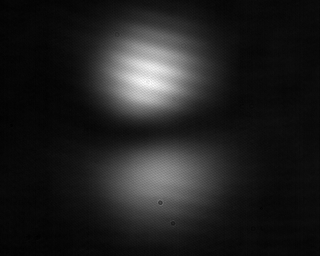
#> input picture 6port/6portleg1.png, 320 x 256 px; its folder holds only this picture in this run
$ python port_figures.py
#> lines starting #> are read from the running program, lines starting #| are printed output that depends on the picture
### tools/recon_dev.py
"""Dev harness: implement the Optics Express reconstruction and measure
fidelity on the real snapshots, iterating params. Not shipped — scratch pad.

Method (Dobias et al., Opt. Express 2026, Sec. 2):
  FFT the raw hologram INTENSITY -> isolate twin sideband (sub-pixel center)
  -> Butterworth low-pass -> IFFT -> complex field ES -> remove quadratic
  phase (defocus) -> LP-mode decomposition -> fidelity = |<ERec,ES>|^2.
"""
import sys, glob, os
import numpy as np
import scipy.ndimage as ndi
sys.path[:0] = ['.', 'lib']
from calebsUsefulFunctions import (generateModes, normalizeIntensity,
                                   modeDecomp, combinedOutput, overlap2FieldsV2,
                                   generatePhaseMask)


def butter_lp(N, D0, order=4):
    y, x = np.ogrid[:N, :N]
    r = np.hypot(y - N // 2, x - N // 2)
    return 1.0 / (1.0 + (r / D0) ** (2 * order))


def recover_field(H, lp_cut=30, lp_order=4, dc_radius=18):
    """Off-axis recovery: FFT intensity, find carrier sub-pixel, demodulate,
    Butterworth low-pass, IFFT -> complex field."""
    H = H.astype(float)
    N = H.shape[0]
    F = np.fft.fftshift(np.fft.fft2(H))
    P = np.abs(F)
    cy, cx = N // 2, N // 2
    yy, xx = np.ogrid[:N, :N]
    Pm = P.copy()
    Pm[np.hypot(yy - cy, xx - cx) <= dc_radius] = 0      # kill DC to find carrier
    py, px = np.unravel_index(int(Pm.argmax()), Pm.shape)
    w = 6                                                 # sub-pixel refine
    sub = Pm[py - w:py + w + 1, px - w:px + w + 1]
    dy, dx = ndi.center_of_mass(sub)
    cyy, cxx = py - w + dy, px - w + dx
    u0, v0 = (cxx - cx) / N, (cyy - cy) / N              # carrier freq (cyc/px)
    Y, X = np.mgrid[0:N, 0:N]
    demod = H * np.exp(-2j * np.pi * (u0 * X + v0 * Y))   # twin -> DC
    Sd = np.fft.fftshift(np.fft.fft2(demod)) * butter_lp(N, lp_cut, lp_order)
    return np.fft.ifft2(np.fft.ifftshift(Sd))


def center_crop_on_beam(ES, size):
    mag = np.abs(ES) ** 2
    cy, cx = ndi.center_of_mass(mag)
    cy, cx = int(round(cy)), int(round(cx))
    N = ES.shape[0]
    y0 = min(max(cy - size // 2, 0), N - size)
    x0 = min(max(cx - size // 2, 0), N - size)
    return ES[y0:y0 + size, x0:x0 + size]


def fidelity(field, modes, num_modes):
    dec = modeDecomp(field, modes, num_modes)
    rec = combinedOutput(modes[:num_modes], dec)
    return abs(overlap2FieldsV2(field, rec)) ** 2, dec


GRID = 100
NUM_MODES = 18
# mode bases at a range of effective FOVs (sets mode-field diameter on the grid)
FOVS = [round(v, 7) for v in np.arange(20e-6, 90e-6, 8e-6)]
PHASES = np.arange(-3, 3.01, 0.5)
LP_CUTS = [22, 30, 40]

mode_cache = {}
def get_modes(fov):
    if fov not in mode_cache:
        m = generateModes(N=GRID, pxz=fov / GRID, coreRadius=17e-6, NA=0.11,
                          wavelength=1.55e-6, rIndex=1.453)
        mode_cache[fov] = m
    return mode_cache[fov]


def best_for(H):
    overall = (0, None)
    for lp in LP_CUTS:
        ES = recover_field(H, lp_cut=lp)
        fld0 = normalizeIntensity(center_crop_on_beam(ES, GRID))
        for fov in FOVS:
            modes = get_modes(fov)
            nm = min(NUM_MODES, modes.shape[0])
            for pf in PHASES:
                fld = normalizeIntensity(fld0 * generatePhaseMask(GRID, pf))
                fid, _ = fidelity(fld, modes, nm)
                if fid > overall[0]:
                    overall = (round(float(fid), 3),
                               dict(lp=lp, fov=fov, phase=round(float(pf), 2), nm=nm))
    return overall


# [6 lines that do not run on import are left out]

### lib/calebsUsefulFunctions.py
# -*- coding: utf-8 -*-
"""
Created on Thu Aug 21 14:57:09 2025

@author: ca109683
"""
import numpy as np
import matplotlib.pyplot as plt
import matplotlib.colors as mcolors
from MMF import MMF
from PIL import Image
import scipy

def fft(x):
    return np.fft.fftshift(np.fft.fft2(x))
def ifft(x):
    return np.fft.ifftshift(np.fft.ifft2(x))

#shorthand for np.sum(np.abs(x)))
def sumAbs(a):
    return np.sum(np.abs(a))

def logAbs(a):
    return np.log10(np.abs(a))


def sumInt(a):
    return np.sum(np.abs(a)**2)

def tupleToInt(a):
    return tuple(int(round(x)) for x in a)

#plots absolute value of a field
# [96 lines left out: functions pltAbs, pltLogAbs, pltInt, pltAngle, cropArray, full_frame and 4 more, not called in this run]

#easy way to output a field given an amount of weights
def combinedOutput(modes, weights):
    """Recompose a field as sum_i modes[i] * weights[i].

    Same result as the original accumulate-in-a-loop version, as one BLAS
    matrix-vector product. The loop allocated a new (N,N) array per mode --
    23 allocations and 23 dispatches for what is a single contraction over the
    mode axis. Only the first len(weights) modes are used, as before.

    As in modeDecomp, the modes are real: contracting complex weights against
    them directly would promote the whole basis to complex128 every call, so
    the real and imaginary parts are contracted separately.
    """
    modes = np.asarray(modes)
    weights = np.asarray(weights)
    n = len(weights)
    M = modes[:n].reshape(n, -1)

    if np.iscomplexobj(weights) and not np.iscomplexobj(M):
        # float64 to match the original, which promoted each complex64 weight
        # to complex128 when multiplying it by a float64 mode.
        wr = weights.real.astype(np.float64)
        wi = weights.imag.astype(np.float64)
        out = (wr @ M) + 1j * (wi @ M)
    else:
        out = weights @ M
    return out.reshape(modes[0].shape)

#outputs an array as percent in a more pretty way, including phase
# [4 lines left out: function asPercent, not called in this run]

#normalizes an array to sum to 1
def normalize(a):
    return a / (np.sum(np.abs(a)))

#normalizes the intensity of an electric field to 1, useful for inner products
def normalizeIntensity(a):
    return a / np.sqrt(np.sum(np.square(np.abs(a))))

#note, this does no normalization
def overlap2Fields(a,b):
    return np.sum(a * np.conj(b))

#This should normalize such that the sum of the squared field is 1.
def overlap2FieldsV2(a,b):
    num = np.sum(a * np.conj(b))
    den1 = np.sqrt(np.sum(np.square(np.abs(a))))
    den2 = np.sqrt(np.sum(np.square(np.abs(b))))
    return num/(den1*den2)

#defaults to no normalization
def modeDecomp(field, modes, numModes):
    """Project a field onto the first numModes modes, normalized as
    overlap2FieldsV2 does: <field, mode> / (||field|| ||mode||).

    Identical to the original loop over overlap2FieldsV2 -- still returns
    complex64 -- but as one BLAS matrix-vector product instead of numModes
    Python-level inner products. That loop was ~63% of reconstruction runtime:
    the arrays are only 128x128, so numpy's per-call dispatch cost dominated
    the arithmetic.

    The LP modes generateModes() produces are real, so the conjugate is a
    no-op on them; the complex branch is kept for correctness if that changes.

    Three details matter for speed, all measured on the real (23, 128, 128)
    basis, and none of them change the result:
      * M is real, so ``M @ f`` on a complex f would promote M to complex128 --
        a 3 MB temporary per call. Two real GEMVs on f.real/f.imag: 188 vs 411 us.
      * ``np.linalg.norm(f)`` costs 366 us on a 16k complex vector;
        ``sqrt(vdot(f, f).real)`` is the same value via one BLAS dot: 3.7 us.
      * ``np.linalg.norm(M, axis=1)`` is 181 us; the einsum form is 78 us.
    """
    modes = np.asarray(modes)
    M = modes[:numModes].reshape(numModes, -1)
    f = np.asarray(field).ravel()

    # ||mode|| is 1.0 for a generateModesByDiameter basis, but do not assume it:
    # a caller may pass an unnormalized basis, and the original divided by it.
    if np.iscomplexobj(M):
        num = M.conj() @ f
        mode_norm = np.sqrt(np.einsum('ij,ij->i', M.real, M.real)
                            + np.einsum('ij,ij->i', M.imag, M.imag))
    else:
        num = (M @ f.real) + 1j * (M @ f.imag) if np.iscomplexobj(f) else M @ f
        mode_norm = np.sqrt(np.einsum('ij,ij->i', M, M))

    field_norm = np.sqrt(np.vdot(f, f).real)
    return (num / (mode_norm * field_norm)).astype(np.complex64)


#squares values but retains relative phase.  Useful for describing relative intensities
def intWithPhase(a):
    return np.square(np.abs(a))*np.exp(1j*np.angle(a))

#Rolls a matrix with wraparound.
# [4 lines left out: function rollMatrix, not called in this run]

#Creates a quadratic phase mask
def generatePhaseMask(N = 50, phaseFactor = 1):
    if phaseFactor == 0:
        return np.ones((N,N))
    X,Y = np.meshgrid(np.arange(1, N+1) - (N/2 + 1),
                      np.arange(1, N+1) - (N/2 + 1))
    quadraticPhase = np.exp(1j *phaseFactor * ((X)**2 + (Y)**2)/N)
    return quadraticPhase

#applys a quadratic phase mask to a field, perhaps should combine with "generatePhaseMask"
def applyQuadraticPhase(field,phaseFactor = 1):
    quadraticPhase = generatePhaseMask(field.shape[0],phaseFactor)
    return field * quadraticPhase

#generates LP modes, N is output matrix diameter, pxz is pixel width in m,
#coreRadius is fiber radius, NA is Numerical Aperture, wavelength is in m,
#rIndex is refractive index
def generateModes(N=50, pxz = 70e-6/50,coreRadius = 25e-6, NA =.11,
                  wavelength = 1575e-9, rIndex=1.453):
    F1 = MMF(coreRadius, NA, pxz, N) #Generate multimode fiber object
    modes = F1.modes2(wavelength, rIndex) #Generate mode set at wavelength
    modes = modes/np.sqrt(np.sum(np.square(np.abs(modes[0]))))#normalize
    return modes

#generates a 2D circular mask, ones in the middle, zeros on the outside
# [6 lines left out: function generateMask, not called in this run]

#returns index of maximum of array
def getMaxIndex(field):
    return np.unravel_index(np.argmax(field), field.shape)

#returns the centroid of a matrix that is blurred with a circle the size of maskSize
# [274 lines left out: functions getBlurredCentroid, filterForQuadrant, findCentroid, filterDCComponents, generateModesByDiameter, decompAndRecomp and 8 more, not called in this run]

### lib/MMF.py
# -*- coding: utf-8 -*-
"""
Created on Mon Mar 10 14:51:18 2025

@author: Miguel Bandres
"""
import numpy as np
import math
from scipy.special import jv, kv  # Bessel functions
from scipy.optimize import fsolve
import warnings

#cartesian units to polar units
def cart2pol(x: float, y: float) -> tuple[float]:
    theta = np.arctan2(y,x); rho = np.sqrt(x**2+y**2)
    return(theta,rho)

#outputs laguerre coefficients to the nth term with alpha
# [24 lines left out: functions laguerre_coef, LP_mode, not called in this run]

def LP_mismatch(coreRadius, nCore, nCladding, wavelength, order, u):
    k = 2 * np.pi / wavelength # Wavenumber
    beta = np.sqrt(k**2 * nCore**2 - (u / coreRadius) ** 2) # Beta value
    w = coreRadius * np.sqrt(beta**2 - k**2 * nCladding**2) # w value (cladding)
    coreTerm = jv(order, u) / (u * jv(order - 1, u)) # Core function
    claddingTerm = kv(order, w) / (w * kv(order - 1, w)) # Cladding function
    residual = coreTerm + claddingTerm # Calculate mismatch
    return residual

def GET_LP_mode(X, Y, order, u, w, coreRadius):

    dx = abs(X[0, 0] - X[0, 1])
    dy = abs(Y[0, 1] - Y[1, 1])

    # Convert to polar coordinates
    angle, rad = np.arctan2(Y, X), np.sqrt(X**2 + Y**2)

    # Initialize mode profiles
    modeCos = np.zeros_like(X)
    modeSin = np.zeros_like(X)

    # Calculate the cos and sin terms
    cosTerm = np.cos(order * angle)
    sinTerm = np.sin(order * angle)

    # Compute core and cladding functions
    coreBessel = jv(order, (u / coreRadius) * rad) / jv(order, u)
    claddingBessel = kv(order, (w / coreRadius) * rad) / kv(order, w)

    # Define core and cladding regions
    inCore = rad <= coreRadius
    inCladding = rad > coreRadius

    # Compute mode profiles
    modeCos[inCore] = coreBessel[inCore] * cosTerm[inCore]
    modeSin[inCore] = coreBessel[inCore] * sinTerm[inCore]

    modeCos[inCladding] = claddingBessel[inCladding] * cosTerm[inCladding]
    modeSin[inCladding] = claddingBessel[inCladding] * sinTerm[inCladding]

    # Normalize to total energy of 1
    normCos = np.sqrt(np.sum(modeCos**2) * dx * dy)
    normSin = np.sqrt(np.sum(modeSin**2) * dx * dy)

    modeCos /= normCos if normCos != 0 else 1
    modeSin /= normSin if normSin != 0 else 1

    # Handle NaN values
    modeCos = np.nan_to_num(modeCos)
    modeSin = np.nan_to_num(modeSin)

    return modeCos, modeSin

# %% CLASSES

class MMF():
    def __init__(self, coreRadius: float, numAperture: float,
                 pixelSize: float=1e-6, pixelNumber: float=512):
        warnings.filterwarnings("ignore")
        self.r_core = coreRadius
        self.NA = numAperture
        self.pxz = pixelSize #Sampling distance of array
        self.N = pixelNumber #Number of pixels to be used for array

        xx = np.arange(-0.5*self.N,0.5*self.N)*self.pxz; yy = xx; # axis
        [self.XX,self.YY] = np.meshgrid(xx,yy);
        [self.theta,self.radius] = cart2pol(self.XX,self.YY);  # axis
        self.MDS = {}


    # approximate solutions from Daniel
    # [36 lines left out: function modes, not called in this run]

    # "exact" solutions from Dr. Bandres
    def modes2(self, wavelength: float, nCore=1.453, figNum=0) -> list[np.ndarray]:
        flag_Order = True
        k = 2*np.pi/wavelength
        nCladding = np.sqrt(nCore**2 - self.NA**2)
        V = self.r_core*self.NA*(2*np.pi/(wavelength))

        nu = 5000
        u = np.linspace(0, V - 0.001, nu)

        coreTerm = np.zeros(nu)
        claddingTerm = np.zeros(nu)
        signChange = np.zeros(nu)


        # Initialize variables
        order = 0
        LP = []  # List to store mode solutions

        while True:
            #print('Order:', order)
            # Beta value
            beta = np.sqrt(k**2 * nCore**2 - (u / self.r_core) ** 2)

            # w value (cladding)
            w = self.r_core * np.sqrt(beta**2 - k**2 * nCladding**2)

            # Core function
            coreTerm = jv(order, u) / (u * jv(order - 1, u))

            # Cladding function
            claddingTerm = kv(order, w) / (w * kv(order - 1, w))

            # Compute result
            Res = coreTerm + claddingTerm

            # Detect sign changes
            signChange = (np.sign(Res[1:]) != np.sign(Res[:-1])) * (Res[1:] > Res[:-1])
            coarseSolutions = np.where(signChange)[0] + 1

            # Find exact solutions using root-finding
            for iSolution in range(len(coarseSolutions)):
                minRange = u[coarseSolutions[iSolution] - 1]
                maxRange = u[coarseSolutions[iSolution]]

                # Find the exact root
                u_solution = fsolve(LP_mismatch, [minRange, maxRange], (self.r_core, nCore, nCladding, wavelength, order))[0]

                LP.append({
                    'u': u_solution,
                    'l': order,
                    'beta': np.sqrt(k**2 * nCore**2 - (u_solution / self.r_core)**2),
                    'w': np.sqrt(V**2 - u_solution**2),
                    'm': iSolution
                })

            if len(coarseSolutions) == 0:
                break  # Stop if no solutions found

            # Move to the next order
            order += 1

        # Remove the first empty entry if necessary
        # if len(LP) > 0:
        #     LP.pop(0)

        # Calculate total number of modes
        totalNumModes = len(LP) + sum(1 for mode in LP if mode['l'] > 0)

        print(f'Found {totalNumModes} LP modes ({sum(1 for mode in LP if mode["l"] > 0) * 2} angular momentum modes).')

        mfd = 2*self.r_core*( 0.65 + 1.619/V**(3/2) + 2.879/V**6 )


        if flag_Order:
            LP = sorted(LP, key=lambda x: -x["beta"])


        MDS = []
        counter = 0

        for lp in LP:
            mC, mS = GET_LP_mode(self.XX,self.YY, lp["l"], lp["u"], lp["w"], self.r_core)

            # Store cosine component
            MDS.append(mC)
            counter += 1

            # Store sine component if l ≠ 0
            if lp["l"] != 0:
                MDS.append(mS)
                counter += 1

        MDS = np.asarray(MDS[:36])
        #print(MDS.shape)
        self.MDS[f'{wavelength}'] = MDS
        # if figNum:
        #     montage(MDS, figNum)
        return(MDS)

### tools/port_figures.py
"""Full analysis figures for the 6port/7port datasets.
Per leg: raw hologram | recovered |E| | recovered phase | reconstructed |E| | mode power.
Plus one fidelity-vs-leg summary per port. Saves PNGs to analysis_output/."""
import sys, os, glob
import numpy as np
import matplotlib
matplotlib.use('Agg')
import matplotlib.pyplot as plt
from PIL import Image

sys.path[:0] = ['.', 'lib', 'tools']
from recon_dev import (recover_field, center_crop_on_beam, get_modes,
                       best_for, GRID, NUM_MODES)
from calebsUsefulFunctions import (normalizeIntensity, modeDecomp,
                                    combinedOutput, generatePhaseMask)

OUT = 'analysis_output'
os.makedirs(OUT, exist_ok=True)


def load_png(path):
#> called with path = '6port/6portleg1.png'
    H = np.asarray(Image.open(path), dtype=float)   # 16-bit raw, NO convert('L')
    H = np.nan_to_num(H)
    s = min(H.shape)
#> s = 256
    y0, x0 = (H.shape[0] - s) // 2, (H.shape[1] - s) // 2
#> y0 = 0; x0 = 32
    return H[y0:y0 + s, x0:x0 + s]
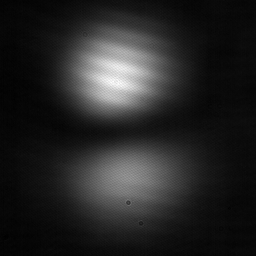
#> returned value: shape (256, 256) float64; min 7716, max 40692, mean 12637.2; drawn with min black and max white


def analyze(H):
    fid, p = best_for(H)                             # sweep -> best params
#> the loop in best_for, `for lp in LP_CUTS:` made 3 passes
#> (py in recover_field, px in recover_field, cyy in recover_field, cxx in recover_field, u0 in recover_field, v0 in recover_field) on pass 1: (37, 214, 37.77, 214.2, 0.337, -0.352)
#> pass 1, in center_crop_on_beam, `mag = np.abs(ES) ** 2`:
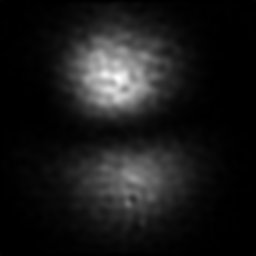
#> mag: shape (256, 256) float64; min 0.00148, max 317676.7, mean 31674.2; drawn with min black and max white
#> pass 1, in generatePhaseMask (call 2), `X,Y = np.meshgrid(np.arange(1, N+1) - (N/2 + 1), np.arange(1, N+1) - (..`:
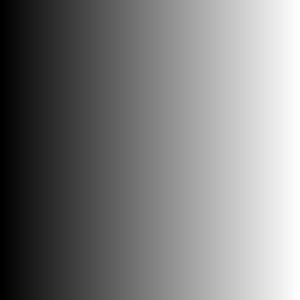
#> X: shape (100, 100) float64 (shown 3 times larger); min -50, max 49, mean -0.5; drawn with min black and max white
#> pass 1, in generatePhaseMask (call 2), `X,Y = np.meshgrid(np.arange(1, N+1) - (N/2 + 1), np.arange(1, N+1) - (..`:
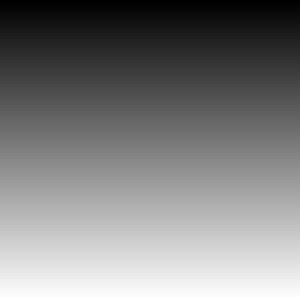
#> Y: shape (100, 100) float64 (shown 3 times larger); min -50, max 49, mean -0.5; drawn with min black and max white
    ES = recover_field(H, lp_cut=p['lp'])
#> call 4 of recover_field, with lp_cut = 22, lp_order = 4, dc_radius = 18
#> in recover_field (call 4), `Pm[np.hypot(yy - cy, xx - cx) <= dc_radius] = 0`:
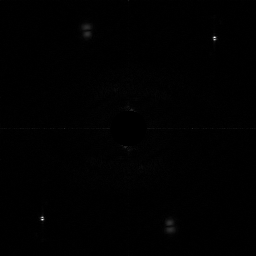
#> Pm: shape (256, 256) float64; min 0, max 6325056, mean 36982.2; drawn with min black and max white
    fld = normalizeIntensity(center_crop_on_beam(ES, GRID))
    fld = normalizeIntensity(fld * generatePhaseMask(GRID, p['phase']))
    modes = get_modes(p['fov'])
    dec = modeDecomp(fld, modes, p['nm'])
    rec = combinedOutput(modes[:p['nm']], dec)
    power = np.abs(dec) ** 2
    return fid, p, fld, rec, power


def leg_figure(name, H, fid, p, fld, rec, power):
#> called with name = '6portleg1', fid = 0.942, fld = array of shape (100, 100), rec = array of shape (100, 100), power = array of shape (15,)
    fig, ax = plt.subplots(1, 5, figsize=(18, 3.6))
    ax[0].imshow(H, cmap='gray');            ax[0].set_title(f'{name}\nraw hologram (16-bit)')
    ax[1].imshow(np.abs(fld), cmap='viridis'); ax[1].set_title('recovered |E|')
    ax[2].imshow(np.angle(fld), cmap='twilight'); ax[2].set_title('recovered phase')
    ax[3].imshow(np.abs(rec), cmap='viridis'); ax[3].set_title(f'reconstructed |E|\nfidelity={fid:.3f}')
    ax[4].bar(range(len(power)), power / power.sum()); ax[4].set_title('mode power')
    ax[4].set_xlabel('LP mode #'); ax[4].set_ylabel('frac. power')
    for a in ax[:4]:
        a.set_xticks([]); a.set_yticks([])
    fig.tight_layout()
    out = os.path.join(OUT, f'{name}_analysis.png')
    fig.savefig(out, dpi=110); plt.close(fig)
#> after `fig.savefig(out, dpi=110)`:
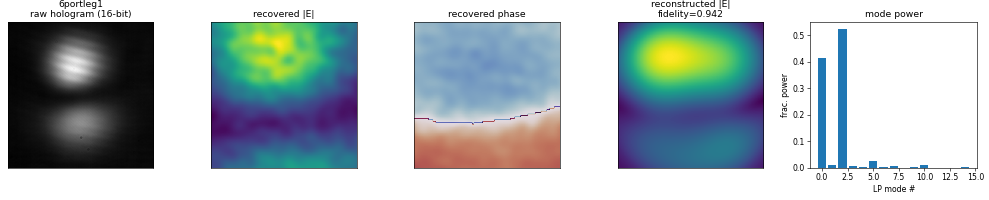
#> figure drawn by matplotlib, 5 panels; panel 5: tallest bar 0.523 high, from x = 1.6 to 2.4
    return out


summary = {}
for folder in sys.argv[1:] or ['6port', '7port']:
    fids, labels = [], []
    for f in sorted(glob.glob(os.path.join(folder, '*.png'))):
        name = os.path.splitext(os.path.basename(f))[0]
        H = load_png(f)
        fid, p, fld, rec, power = analyze(H)
        out = leg_figure(name, H, fid, p, fld, rec, power)
        fids.append(fid); labels.append(name.replace(folder, 'leg'))
        print(f'{name}: fidelity={fid:.3f} -> {out}')
#| 6portleg1: fidelity=0.942 -> analysis_output/6portleg1_analysis.png
    # summary bar chart for this port
    fig, ax = plt.subplots(figsize=(7, 4))
    bars = ax.bar(labels, fids, color=['#c0392b' if v < 0.7 else '#2980b9' for v in fids])
    ax.axhline(np.mean(fids), ls='--', color='k', lw=1,
               label=f'mean={np.mean(fids):.3f}')
    ax.set_ylim(0, 1); ax.set_ylabel('fidelity |<E_rec,E_S>|^2')
    ax.set_title(f'{folder}: reconstruction fidelity per leg'); ax.legend()
    for b, v in zip(bars, fids):
        ax.text(b.get_x() + b.get_width() / 2, v + 0.01, f'{v:.2f}', ha='center', fontsize=8)
#> this loop made 1 pass
#> v on pass 1: 0.942
    fig.tight_layout()
    sp = os.path.join(OUT, f'{folder}_fidelity_summary.png')
    fig.savefig(sp, dpi=120); plt.close(fig)
#> after `fig.savefig(sp, dpi=120)`:
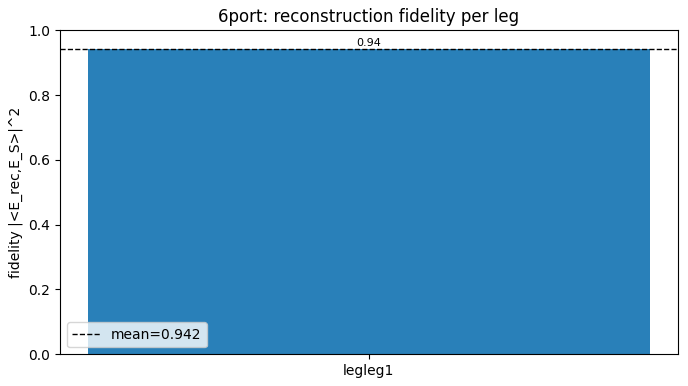
#> figure drawn by matplotlib, 1 panel
    summary[folder] = (np.mean(fids), sp)
    print(f'{folder}: mean fidelity={np.mean(fids):.3f} -> {sp}\n')
#| 6port: mean fidelity=0.942 -> analysis_output/6port_fidelity_summary.png

print('SUMMARY:', {k: round(v[0], 3) for k, v in summary.items()})
#| SUMMARY: {'6port': 0.942, '7port': nan}
